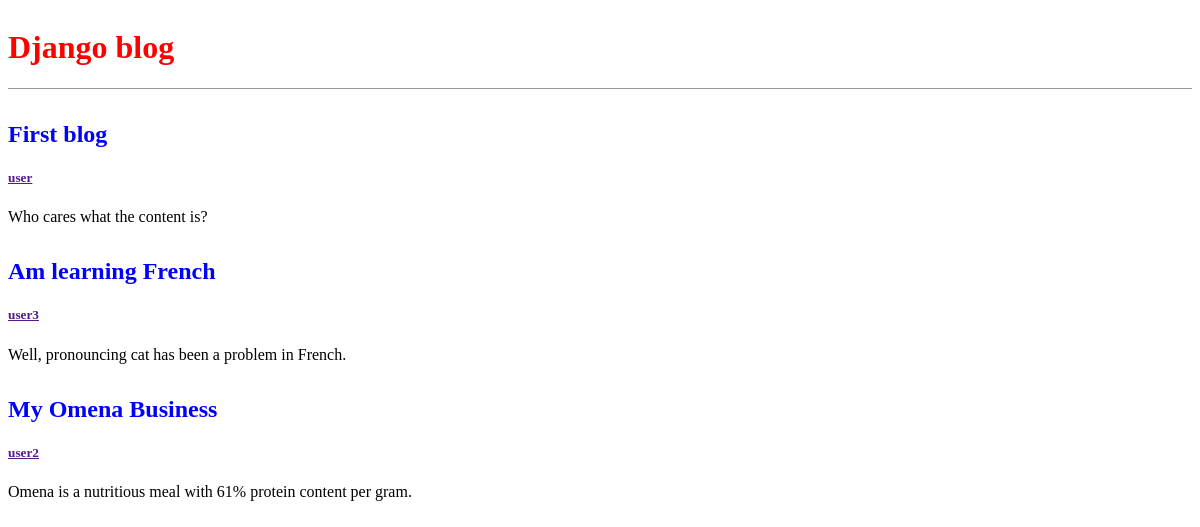
The page / on the database its author committed.
### blog/models.py (models this page shows, shortened)
class Post(models.Model):
    title = models.CharField(max_length=200)
    author = models.ForeignKey(
        "auth.User",
        on_delete=models.CASCADE,
    )
    body = models.TextField()

### blog/views.py (the view)
# urls.py: path("", BlogListView.as_view(), name="home"),
class BlogListView(ListView):
    model = Post
    template_name = "home.html"

### templates/home.html
{% extends "base.html" %}
{% block content %}
{% for post in post_list %}
    <div class="post-entry">
        <h2><a href="{% url 'post_detail' post.pk %}">{{ post.title }}</a> </h2>
        <h5><a href="">{{ post.author }}</a> </h5>
        <p>{{ post.body }}</p>
    </div>
{% endfor %}
{% endblock content %}

### templates/base.html (shortened to what this page needs)
{% load static %}
<!DOCTYPE html>
<html lang="en">
    <head>
        <link rel="stylesheet" href="{% static 'css/base.css' %}">
    </head>
    <body>
        <header>
            <h1><a href="{% url 'home' %}">Django blog</a></h1>
        </header>
        <div>
            {% block content %}
            {% endblock content %}
        </div>
    </body>
</html>

### static/base.css (style rules this page uses)
header { border-bottom: 1px solid #999; margin-bottom: 2rem; display: flex; }
header h1 a { color: red; text-decoration: none; }
.post-entry { margin-bottom: 2rem; }
.post-entry h2 { margin: 0.5rem 0; }
.post-entry h2 a, .post-entry h2 a:visited { color: blue; text-decoration: none }
.post-entry p { margin: 0; font-weight: 400; }

### rows shown on the page
Post: title "First blog", author "user", body "Who cares what the content is?"
Post: title "Am learning French", author "user3", body "Well, pronouncing cat has been a problem in French."
Post: title "My Omena Business", author "user2", body "Omena is a nutritious meal with 61% protein content per gram."
